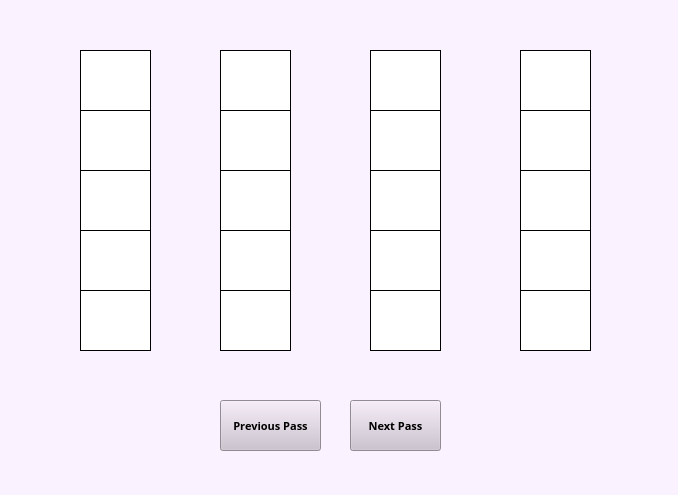
<?xml version="1.0" encoding="UTF-8"?>
<ui version="4.0">
 <class>form5</class>
 <widget class="QWidget" name="form5">
  <property name="geometry">
   <rect>
    <x>0</x>
    <y>0</y>
    <width>678</width>
    <height>495</height>
   </rect>
  </property>
  <property name="windowTitle">
   <string>Form</string>
  </property>
  <property name="autoFillBackground">
   <bool>false</bool>
  </property>
  <property name="styleSheet">
   <string notr="true">
background-color: rgb(251, 242, 255);
</string>
  </property>
  <widget class="QLabel" name="lbl3Bubble">
   <property name="geometry">
    <rect>
     <x>80</x>
     <y>170</y>
     <width>71</width>
     <height>61</height>
    </rect>
   </property>
   <property name="font">
    <font>
     <family>Verdana</family>
     <pointsize>22</pointsize>
    </font>
   </property>
   <property name="autoFillBackground">
    <bool>false</bool>
   </property>
   <property name="styleSheet">
    <string notr="true">background-color: white;
border: 1px solid black;
color: black;
padding: 3px;
</string>
   </property>
   <property name="frameShape">
    <enum>QFrame::Shape::Panel</enum>
   </property>
   <property name="text">
    <string/>
   </property>
   <property name="alignment">
    <set>Qt::AlignmentFlag::AlignCenter</set>
   </property>
  </widget>
  <widget class="QLabel" name="lbl4Bubble">
   <property name="geometry">
    <rect>
     <x>80</x>
     <y>230</y>
     <width>71</width>
     <height>61</height>
    </rect>
   </property>
   <property name="font">
    <font>
     <family>Verdana</family>
     <pointsize>22</pointsize>
    </font>
   </property>
   <property name="autoFillBackground">
    <bool>false</bool>
   </property>
   <property name="styleSheet">
    <string notr="true">background-color: white;
border: 1px solid black;
color: black;
padding: 3px;
</string>
   </property>
   <property name="frameShape">
    <enum>QFrame::Shape::Panel</enum>
   </property>
   <property name="text">
    <string/>
   </property>
   <property name="alignment">
    <set>Qt::AlignmentFlag::AlignCenter</set>
   </property>
  </widget>
  <widget class="QLabel" name="lbl2Bubble">
   <property name="geometry">
    <rect>
     <x>80</x>
     <y>110</y>
     <width>71</width>
     <height>61</height>
    </rect>
   </property>
   <property name="font">
    <font>
     <family>Verdana</family>
     <pointsize>22</pointsize>
    </font>
   </property>
   <property name="autoFillBackground">
    <bool>false</bool>
   </property>
   <property name="styleSheet">
    <string notr="true">background-color: white;
border: 1px solid black;
color: black;
padding: 3px;
</string>
   </property>
   <property name="frameShape">
    <enum>QFrame::Shape::Panel</enum>
   </property>
   <property name="text">
    <string/>
   </property>
   <property name="alignment">
    <set>Qt::AlignmentFlag::AlignCenter</set>
   </property>
  </widget>
  <widget class="QLabel" name="lbl5Bubble">
   <property name="geometry">
    <rect>
     <x>80</x>
     <y>290</y>
     <width>71</width>
     <height>61</height>
    </rect>
   </property>
   <property name="font">
    <font>
     <family>Verdana</family>
     <pointsize>22</pointsize>
    </font>
   </property>
   <property name="autoFillBackground">
    <bool>false</bool>
   </property>
   <property name="styleSheet">
    <string notr="true">background-color: white;
border: 1px solid black;
color: black;
padding: 3px;
</string>
   </property>
   <property name="frameShape">
    <enum>QFrame::Shape::Panel</enum>
   </property>
   <property name="text">
    <string/>
   </property>
   <property name="alignment">
    <set>Qt::AlignmentFlag::AlignCenter</set>
   </property>
  </widget>
  <widget class="QLabel" name="lbl1Bubble">
   <property name="geometry">
    <rect>
     <x>80</x>
     <y>50</y>
     <width>71</width>
     <height>61</height>
    </rect>
   </property>
   <property name="font">
    <font>
     <family>Verdana</family>
     <pointsize>22</pointsize>
     <bold>false</bold>
    </font>
   </property>
   <property name="autoFillBackground">
    <bool>false</bool>
   </property>
   <property name="styleSheet">
    <string notr="true">background-color: white;
border: 1px solid black;
color: black;
padding: 3px;
</string>
   </property>
   <property name="frameShape">
    <enum>QFrame::Shape::Panel</enum>
   </property>
   <property name="text">
    <string/>
   </property>
   <property name="alignment">
    <set>Qt::AlignmentFlag::AlignCenter</set>
   </property>
  </widget>
  <widget class="QLabel" name="lbl10Bubble">
   <property name="geometry">
    <rect>
     <x>220</x>
     <y>290</y>
     <width>71</width>
     <height>61</height>
    </rect>
   </property>
   <property name="font">
    <font>
     <family>Verdana</family>
     <pointsize>22</pointsize>
    </font>
   </property>
   <property name="autoFillBackground">
    <bool>false</bool>
   </property>
   <property name="styleSheet">
    <string notr="true">background-color: white;
border: 1px solid black;
color: black;
padding: 3px;
</string>
   </property>
   <property name="frameShape">
    <enum>QFrame::Shape::Panel</enum>
   </property>
   <property name="text">
    <string/>
   </property>
   <property name="alignment">
    <set>Qt::AlignmentFlag::AlignCenter</set>
   </property>
  </widget>
  <widget class="QLabel" name="lbl7Bubble">
   <property name="geometry">
    <rect>
     <x>220</x>
     <y>110</y>
     <width>71</width>
     <height>61</height>
    </rect>
   </property>
   <property name="font">
    <font>
     <family>Verdana</family>
     <pointsize>22</pointsize>
    </font>
   </property>
   <property name="autoFillBackground">
    <bool>false</bool>
   </property>
   <property name="styleSheet">
    <string notr="true">background-color: white;
border: 1px solid black;
color: black;
padding: 3px;
</string>
   </property>
   <property name="frameShape">
    <enum>QFrame::Shape::Panel</enum>
   </property>
   <property name="text">
    <string/>
   </property>
   <property name="alignment">
    <set>Qt::AlignmentFlag::AlignCenter</set>
   </property>
  </widget>
  <widget class="QLabel" name="lbl6Bubble">
   <property name="geometry">
    <rect>
     <x>220</x>
     <y>50</y>
     <width>71</width>
     <height>61</height>
    </rect>
   </property>
   <property name="font">
    <font>
     <family>Verdana</family>
     <pointsize>22</pointsize>
     <bold>false</bold>
    </font>
   </property>
   <property name="autoFillBackground">
    <bool>false</bool>
   </property>
   <property name="styleSheet">
    <string notr="true">background-color: white;
border: 1px solid black;
color: black;
padding: 3px;
</string>
   </property>
   <property name="frameShape">
    <enum>QFrame::Shape::Panel</enum>
   </property>
   <property name="text">
    <string/>
   </property>
   <property name="alignment">
    <set>Qt::AlignmentFlag::AlignCenter</set>
   </property>
  </widget>
  <widget class="QLabel" name="lbl8Bubble">
   <property name="geometry">
    <rect>
     <x>220</x>
     <y>170</y>
     <width>71</width>
     <height>61</height>
    </rect>
   </property>
   <property name="font">
    <font>
     <family>Verdana</family>
     <pointsize>22</pointsize>
    </font>
   </property>
   <property name="autoFillBackground">
    <bool>false</bool>
   </property>
   <property name="styleSheet">
    <string notr="true">background-color: white;
border: 1px solid black;
color: black;
padding: 3px;
</string>
   </property>
   <property name="frameShape">
    <enum>QFrame::Shape::Panel</enum>
   </property>
   <property name="text">
    <string/>
   </property>
   <property name="alignment">
    <set>Qt::AlignmentFlag::AlignCenter</set>
   </property>
  </widget>
  <widget class="QLabel" name="lbl9Bubble">
   <property name="geometry">
    <rect>
     <x>220</x>
     <y>230</y>
     <width>71</width>
     <height>61</height>
    </rect>
   </property>
   <property name="font">
    <font>
     <family>Verdana</family>
     <pointsize>22</pointsize>
    </font>
   </property>
   <property name="autoFillBackground">
    <bool>false</bool>
   </property>
   <property name="styleSheet">
    <string notr="true">background-color: white;
border: 1px solid black;
color: black;
padding: 3px;
</string>
   </property>
   <property name="frameShape">
    <enum>QFrame::Shape::Panel</enum>
   </property>
   <property name="text">
    <string/>
   </property>
   <property name="scaledContents">
    <bool>false</bool>
   </property>
   <property name="alignment">
    <set>Qt::AlignmentFlag::AlignCenter</set>
   </property>
  </widget>
  <widget class="QLabel" name="lbl15Bubble">
   <property name="geometry">
    <rect>
     <x>370</x>
     <y>290</y>
     <width>71</width>
     <height>61</height>
    </rect>
   </property>
   <property name="font">
    <font>
     <family>Verdana</family>
     <pointsize>22</pointsize>
    </font>
   </property>
   <property name="autoFillBackground">
    <bool>false</bool>
   </property>
   <property name="styleSheet">
    <string notr="true">background-color: white;
border: 1px solid black;
color: black;
padding: 3px;
</string>
   </property>
   <property name="frameShape">
    <enum>QFrame::Shape::Panel</enum>
   </property>
   <property name="text">
    <string/>
   </property>
   <property name="alignment">
    <set>Qt::AlignmentFlag::AlignCenter</set>
   </property>
  </widget>
  <widget class="QLabel" name="lbl12Bubble">
   <property name="geometry">
    <rect>
     <x>370</x>
     <y>110</y>
     <width>71</width>
     <height>61</height>
    </rect>
   </property>
   <property name="font">
    <font>
     <family>Verdana</family>
     <pointsize>22</pointsize>
    </font>
   </property>
   <property name="autoFillBackground">
    <bool>false</bool>
   </property>
   <property name="styleSheet">
    <string notr="true">background-color: white;
border: 1px solid black;
color: black;
padding: 3px;
</string>
   </property>
   <property name="frameShape">
    <enum>QFrame::Shape::Panel</enum>
   </property>
   <property name="text">
    <string/>
   </property>
   <property name="alignment">
    <set>Qt::AlignmentFlag::AlignCenter</set>
   </property>
  </widget>
  <widget class="QLabel" name="lbl11Bubble">
   <property name="geometry">
    <rect>
     <x>370</x>
     <y>50</y>
     <width>71</width>
     <height>61</height>
    </rect>
   </property>
   <property name="font">
    <font>
     <family>Verdana</family>
     <pointsize>22</pointsize>
     <bold>false</bold>
    </font>
   </property>
   <property name="autoFillBackground">
    <bool>false</bool>
   </property>
   <property name="styleSheet">
    <string notr="true">background-color: white;
border: 1px solid black;
color: black;
padding: 3px;
</string>
   </property>
   <property name="frameShape">
    <enum>QFrame::Shape::Panel</enum>
   </property>
   <property name="text">
    <string/>
   </property>
   <property name="alignment">
    <set>Qt::AlignmentFlag::AlignCenter</set>
   </property>
  </widget>
  <widget class="QLabel" name="lbl13Bubble">
   <property name="geometry">
    <rect>
     <x>370</x>
     <y>170</y>
     <width>71</width>
     <height>61</height>
    </rect>
   </property>
   <property name="font">
    <font>
     <family>Verdana</family>
     <pointsize>22</pointsize>
    </font>
   </property>
   <property name="autoFillBackground">
    <bool>false</bool>
   </property>
   <property name="styleSheet">
    <string notr="true">background-color: white;
border: 1px solid black;
color: black;
padding: 3px;
</string>
   </property>
   <property name="frameShape">
    <enum>QFrame::Shape::Panel</enum>
   </property>
   <property name="text">
    <string/>
   </property>
   <property name="alignment">
    <set>Qt::AlignmentFlag::AlignCenter</set>
   </property>
  </widget>
  <widget class="QLabel" name="lbl14Bubble">
   <property name="geometry">
    <rect>
     <x>370</x>
     <y>230</y>
     <width>71</width>
     <height>61</height>
    </rect>
   </property>
   <property name="font">
    <font>
     <family>Verdana</family>
     <pointsize>22</pointsize>
    </font>
   </property>
   <property name="autoFillBackground">
    <bool>false</bool>
   </property>
   <property name="styleSheet">
    <string notr="true">background-color: white;
border: 1px solid black;
color: black;
padding: 3px;
</string>
   </property>
   <property name="frameShape">
    <enum>QFrame::Shape::Panel</enum>
   </property>
   <property name="text">
    <string/>
   </property>
   <property name="alignment">
    <set>Qt::AlignmentFlag::AlignCenter</set>
   </property>
  </widget>
  <widget class="QLabel" name="lbl20Bubble">
   <property name="geometry">
    <rect>
     <x>520</x>
     <y>290</y>
     <width>71</width>
     <height>61</height>
    </rect>
   </property>
   <property name="font">
    <font>
     <family>Verdana</family>
     <pointsize>22</pointsize>
    </font>
   </property>
   <property name="autoFillBackground">
    <bool>false</bool>
   </property>
   <property name="styleSheet">
    <string notr="true">background-color: white;
border: 1px solid black;
color: black;
padding: 3px;
</string>
   </property>
   <property name="frameShape">
    <enum>QFrame::Shape::Panel</enum>
   </property>
   <property name="text">
    <string/>
   </property>
   <property name="alignment">
    <set>Qt::AlignmentFlag::AlignCenter</set>
   </property>
  </widget>
  <widget class="QLabel" name="lbl17Bubble">
   <property name="geometry">
    <rect>
     <x>520</x>
     <y>110</y>
     <width>71</width>
     <height>61</height>
    </rect>
   </property>
   <property name="font">
    <font>
     <family>Verdana</family>
     <pointsize>22</pointsize>
    </font>
   </property>
   <property name="autoFillBackground">
    <bool>false</bool>
   </property>
   <property name="styleSheet">
    <string notr="true">background-color: white;
border: 1px solid black;
color: black;
padding: 3px;
</string>
   </property>
   <property name="frameShape">
    <enum>QFrame::Shape::Panel</enum>
   </property>
   <property name="text">
    <string/>
   </property>
   <property name="alignment">
    <set>Qt::AlignmentFlag::AlignCenter</set>
   </property>
  </widget>
  <widget class="QLabel" name="lbl16Bubble">
   <property name="geometry">
    <rect>
     <x>520</x>
     <y>50</y>
     <width>71</width>
     <height>61</height>
    </rect>
   </property>
   <property name="font">
    <font>
     <family>Verdana</family>
     <pointsize>22</pointsize>
     <bold>false</bold>
    </font>
   </property>
   <property name="autoFillBackground">
    <bool>false</bool>
   </property>
   <property name="styleSheet">
    <string notr="true">background-color: white;
border: 1px solid black;
color: black;
padding: 3px;
</string>
   </property>
   <property name="frameShape">
    <enum>QFrame::Shape::Panel</enum>
   </property>
   <property name="text">
    <string/>
   </property>
   <property name="alignment">
    <set>Qt::AlignmentFlag::AlignCenter</set>
   </property>
  </widget>
  <widget class="QLabel" name="lbl18Bubble">
   <property name="geometry">
    <rect>
     <x>520</x>
     <y>170</y>
     <width>71</width>
     <height>61</height>
    </rect>
   </property>
   <property name="font">
    <font>
     <family>Verdana</family>
     <pointsize>22</pointsize>
    </font>
   </property>
   <property name="autoFillBackground">
    <bool>false</bool>
   </property>
   <property name="styleSheet">
    <string notr="true">background-color: white;
border: 1px solid black;
color: black;
padding: 3px;
</string>
   </property>
   <property name="frameShape">
    <enum>QFrame::Shape::Panel</enum>
   </property>
   <property name="text">
    <string/>
   </property>
   <property name="alignment">
    <set>Qt::AlignmentFlag::AlignCenter</set>
   </property>
  </widget>
  <widget class="QLabel" name="lbl19Bubble">
   <property name="geometry">
    <rect>
     <x>520</x>
     <y>230</y>
     <width>71</width>
     <height>61</height>
    </rect>
   </property>
   <property name="font">
    <font>
     <family>Verdana</family>
     <pointsize>22</pointsize>
    </font>
   </property>
   <property name="autoFillBackground">
    <bool>false</bool>
   </property>
   <property name="styleSheet">
    <string notr="true">background-color: white;
border: 1px solid black;
color: black;
padding: 3px;
</string>
   </property>
   <property name="frameShape">
    <enum>QFrame::Shape::Panel</enum>
   </property>
   <property name="text">
    <string/>
   </property>
   <property name="alignment">
    <set>Qt::AlignmentFlag::AlignCenter</set>
   </property>
  </widget>
  <widget class="QPushButton" name="btnPrev">
   <property name="geometry">
    <rect>
     <x>220</x>
     <y>400</y>
     <width>101</width>
     <height>51</height>
    </rect>
   </property>
   <property name="font">
    <font>
     <family>Arial Rounded MT</family>
     <pointsize>8</pointsize>
     <bold>true</bold>
    </font>
   </property>
   <property name="styleSheet">
    <string notr="true">color: rgb(0, 0, 0);
background-color: rgb(204, 194, 207);
gridline-color: rgb(0, 0, 0);
border-color: rgb(0, 0, 0);</string>
   </property>
   <property name="text">
    <string>Previous Pass</string>
   </property>
  </widget>
  <widget class="QPushButton" name="btnNext">
   <property name="geometry">
    <rect>
     <x>350</x>
     <y>400</y>
     <width>91</width>
     <height>51</height>
    </rect>
   </property>
   <property name="font">
    <font>
     <family>Arial Rounded MT</family>
     <pointsize>8</pointsize>
     <bold>true</bold>
    </font>
   </property>
   <property name="styleSheet">
    <string notr="true">color: rgb(0, 0, 0);
background-color: rgb(204, 194, 207);
gridline-color: rgb(0, 0, 0);
border-color: rgb(0, 0, 0);</string>
   </property>
   <property name="text">
    <string>Next Pass</string>
   </property>
  </widget>
 </widget>
 <resources/>
 <connections/>
</ui>
